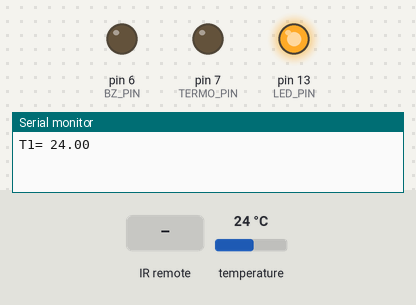
This sketch was run on a simulated Arduino Uno, built with avr-gcc and run on an emulated ATmega328P. Shown: output pins drawn as LEDs (lit = HIGH), the last lines printed to the serial monitor. Inputs (shaded band) come from the test bench; at power-on: temperature 24 °C.

Above: at 2.4 s.
2.5 s: infrared code 0x0 received
4.0 s: infrared code 0x1 received
5.5 s: infrared code 0x2 received
At 30.1 s:
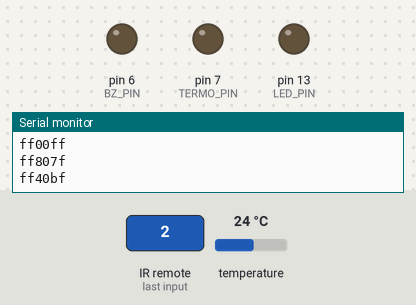
Timing chart, 0 to 31.5 s (numbered marks = the images above; inputs shaded):
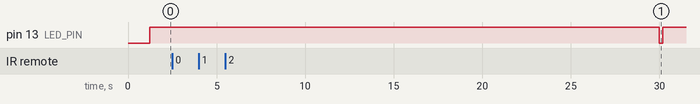

The sketch:

IRTermo.ino
```cpp
// (licence header left out)
#include <IRremote.h>
#include <OneWire.h>
#include <DallasTemperature.h>
#include <EEPROM.h>

const int ONE_WIRE_PIN = 9;
const int RECV_PIN = 8;   //11
const int LED_PIN =  13;      // the number of the LED pin
const int TERMO_PIN =  7;     //10
const int BZ_PIN =  6;      // signal //12

const int addrModeTermo = 1;

const String btn1Code = "38863bd2";  //On/Of
const String btn2Code = "38863bc2";  //T Down
const String btn3Code = "38863bca";  //T Up
const String btn4Code = "38863bf4";  //AV/TV

//const unsigned long TermoPeriodOff = 36000;  //10 ч
const unsigned long periodTermoControl = 180;
const unsigned long periodShowMode = 30;
const int Termo1StartA = 16;
const int Termo1StopA = 17;
const int Termo2StartA = 18;
const int Termo2StopA = 19;
const int Termo3StartA = 20;
const int Termo3StopA = 21;
const int Termo1StartB = 17;
const int Termo1StopB = 19;
const int Termo2StartB = 19;
const int Termo2StopB = 21;
const int Termo3StartB = 21;
const int Termo3StopB = 23;

float TermoA;  //температура датчика A
float TermoB;  //температура датчика B

boolean OnA = false;
boolean OnB = false;

// Variables will change:
//int mode = 0;
unsigned long loopTimeTermo = 0;
unsigned long loopTimeShowMode = 0;
unsigned long currTime = 0;
int modeTermo = 0;  // 0-выкл  1-Termo1  2 Termo2  3 Termo3

OneWire  ds(ONE_WIRE_PIN);
DeviceAddress tempDeviceAddress;
DallasTemperature sensors(&ds);

IRrecv irrecv(RECV_PIN);

decode_results results;


void setup()
{
  Serial.begin(9600);
  irrecv.enableIRIn(); // Start the receiver
  pinMode(TERMO_PIN, OUTPUT);
  pinMode(LED_PIN, OUTPUT);
  pinMode(BZ_PIN, OUTPUT);
  digitalWrite(TERMO_PIN, LOW);
  digitalWrite(LED_PIN, LOW);

  sensors.begin();
  sensors.getAddress(tempDeviceAddress, 0);
  sensors.setResolution(tempDeviceAddress, 10);
//  sensors.getAddress(tempDeviceAddress, 1);
//  sensors.setResolution(tempDeviceAddress, 12);

  modeTermo = EEPROM.read(addrModeTermo); //при подаче питания восстановим modeTermo к-й был до выключения
  delay(1000); //для уменьшения скачка напряжения при включении питания
  Termo();
  if (modeTermo < 0 || modeTermo > 2)
  {
    modeTermo = 1;
  }
}

void loop() {
  if (irrecv.decode(&results)) {
    String res = String(results.value,HEX);
    Serial.println(res);
    if (res == btn4Code)
    {
     if (modeTermo > 0)
     {
       modeTermo = 0;
     }
     else
     {
       modeTermo = 2;
     }
    }
    else if (res == btn2Code && modeTermo < 3)
    {
      modeTermo = modeTermo + 1;
    }
    else if (res == btn3Code)
    {
      if (modeTermo > 1)
      {
          modeTermo = modeTermo - 1;
      }
      else
      {
           modeTermo = 1;
      }
    }

//   else if (res != "0") //защита от подбора кода
//   {
//      delay(10000);
//   }

   if (res == btn4Code || res == btn2Code || res == btn3Code)
   {
        EEPROM.write(addrModeTermo, modeTermo);
     Serial.println(String(modeTermo));
        if (modeTermo==0)
        {
          BuzzerPulse(-1);
        }
        else
        {
          BuzzerPulse(modeTermo);
        }

        Termo();  // применим новую установку температуры сразу по нажатию пульта
        loopTimeShowMode = currTime;
   }

   irrecv.resume(); // Receive the next value
  }

   unsigned long diffTime = 0;

   currTime = millis();
   if (currTime >= loopTimeTermo)
   {
    diffTime = currTime - loopTimeTermo;
   }
   else
   {
    diffTime = currTime - loopTimeTermo + 4294967295;
   }

   if (diffTime >= periodTermoControl * 1000)
   {
     Termo();
     loopTimeTermo = currTime;
   }


   if (currTime >= loopTimeShowMode)
   {
    diffTime = currTime - loopTimeShowMode;
   }
   else
   {
    diffTime = currTime - loopTimeShowMode + 4294967295;
   }

   if (diffTime >= periodShowMode * 1000)
   {
     if (modeTermo==0)
     {
       LCDPulse(-1);
     }
     else
     {
       LCDPulse(modeTermo);
     }
     loopTimeShowMode = currTime;
   }
}

void Termo()
{
  sensors.requestTemperatures();
  Serial.print("T1= ");
//  TermoA = sensors.getTempCByIndx(0);
//  Serial.println(String(TermoA);
  Serial.println(sensors.getTempCByIndex(0));
//  Serial.print("T2= ");
  //sensors.getTempCByIndex(1) = sensors.getTempCByIndex(0);
//  Serial.println(String(sensors.getTempCByIndex(1));
//  Serial.println(sensors.getTempCByIndex(1));
//  delay(600);

  switch (modeTermo)
  {
    case 0:
      OnA = false;
      break;
    case 1:
      OnA = (sensors.getTempCByIndex(0) < Termo1StartA || OnA && sensors.getTempCByIndex(0) < Termo1StopA);
      break;
    case 2:
      OnA = (sensors.getTempCByIndex(0) < Termo2StartA || OnA && sensors.getTempCByIndex(0) < Termo2StopA);
      break;
    case 3:
      OnA = (sensors.getTempCByIndex(0) < Termo3StartA || OnA && sensors.getTempCByIndex(0) < Termo3StopA);
      break;
  }
  digitalWrite(TERMO_PIN, OnA);
  digitalWrite(LED_PIN, (modeTermo>0));
//Serial.println(String(modeTermo));
//Serial.println(String(OnA));
}

void BuzzerPulse(int bzMode)
{
  boolean longBz = (bzMode<0);

  for (int i = 0; i < abs(bzMode); i++)
  {
      digitalWrite(BZ_PIN, HIGH);
      if (longBz)
      {
        delay(600);
      }
      else
      {
        delay(200);
      }
      digitalWrite(BZ_PIN, LOW);
      delay(400);
  }
}

void LCDPulse(int Mode)
{
  boolean longPulse = (Mode<0);
  boolean reverse = (modeTermo>0);

  for (int i = 0; i < abs(Mode); i++)
  {
      if (reverse)
      {
        digitalWrite(LED_PIN, LOW);
      }
      else
      {
        digitalWrite(LED_PIN, HIGH);
      }

      if (longPulse)
      {
        delay(1500);
      }
      else
      {
        delay(200);
      }
      if (reverse)
      {
        digitalWrite(LED_PIN, HIGH);
      }
      else
      {
        digitalWrite(LED_PIN, LOW);
      }
      delay(400);
  }
}
```
